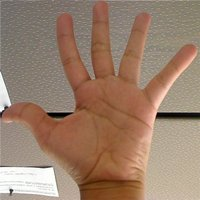
//> input picture CppImageProcessing/images/Back_Projection_Theory0.jpg, 200 x 200 px
$ ./affine ../images/Back_Projection_Theory0.jpg   (built with g++ and OpenCV 4)
//> lines starting //> are read from the running program, lines starting //| are printed output that depends on the picture
/**
 * @brief Goal
 * In this tutorial will learn how to:
 * ---- Use the OpenCV function cv::warpAffine
 *          to implement simple remapping routines.
 *
 * ---- Use the OpenCV function cv::getRotationMatrix2D
 *          to obtain a 2×3 rotation matrix.
 *
 * Affine Transformation to express(2D for Image and 3D for Graph):
 * 1. Rotations (linear transformation)
 * 2. Translations (vector addition)
 * 3. Scale operations (linear transformation)
 *
 * @file affine.cpp
 * @author Wei Li (weili_yzzcq@163.com)
 * @date 2023-05-04
 * @version OpenCV 4.7 examples
 *
 */

#include <iostream>

#include <opencv2/imgproc.hpp>
#include <opencv2/highgui.hpp>
#include <opencv2/core/utils/logger.hpp>

/**
 * @brief main function
 */
int main(int argc, char const **argv)
{
    cv::utils::logging::setLogLevel(
        cv::utils::logging::LogLevel::LOG_LEVEL_ERROR);
    /* ------------------------------------------
        Brief how-to for this program
    ------------------------------------------ */
    cv::CommandLineParser parser(argc, argv,
                                 "{@image | lena.jpg | input image name}");
    std::string filename = parser.get<std::string>(0);
    cv::Mat src = cv::imread(cv::samples::findFile(filename),
                             cv::IMREAD_COLOR);
//> src is the input picture: 200 rows x 200 cols, CV_8UC3; mean B, G, R 107.8, 127.1, 154.3
    if (src.empty())
    {
        std::cout << "Cannot read image: " << filename << std::endl;
        std::cout << "Usage: " << argv[0] << " <Input image>" << std::endl;
        return -1;
    }

    // affine transform matrix
    cv::Point2f srcTri[3];
    srcTri[0] = cv::Point2f(0.0f, 0.0f);
    srcTri[1] = cv::Point2f(src.cols - 1.0f, 0.0f);
    srcTri[2] = cv::Point2f(0.0f, src.rows - 1.0f);

    cv::Point2f dstTri[3];
    dstTri[0] = cv::Point2f(0.0f, src.rows * 0.33f);
//> dstTri = 3 Points (x, y): [0, 66], [0, 0], [0, 0]
    dstTri[1] = cv::Point2f(src.cols * 0.85f, src.rows * 0.25f);
    dstTri[2] = cv::Point2f(src.cols * 0.15f, src.rows * 0.7f);

    cv::Mat warp_mat = cv::getAffineTransform(srcTri, dstTri);

    cv::Mat warp_dst = cv::Mat::zeros(src.rows, src.cols, src.type());

    cv::warpAffine(src, warp_dst, warp_mat, warp_dst.size());
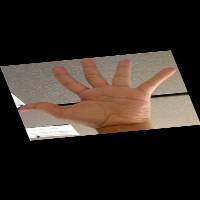
//> warp_dst: 200 rows x 200 cols, CV_8UC3; mean B, G, R 35.5, 41.9, 50.9

    cv::Point center = cv::Point(warp_dst.cols / 2, warp_dst.rows / 2);
//> center = Point(100, 100)
    double angle = -50.0;
    double scale = 0.6;

    cv::Mat rot_mat = cv::getRotationMatrix2D(center, angle, scale);

    cv::Mat warp_rotate_dst;
    cv::warpAffine(warp_dst, warp_rotate_dst, rot_mat, warp_dst.size());
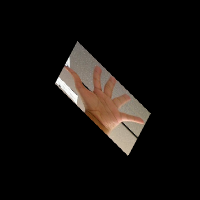
//> warp_rotate_dst: 200 rows x 200 cols, CV_8UC3; mean B, G, R 12.8, 15.1, 18.3

    const int offset = 200;
    cv::imshow("Source image", src);
    cv::moveWindow("Source image", offset, offset);

    cv::imshow("Warp", warp_dst);
    cv::moveWindow("Warp", src.cols + offset, offset);

    cv::imshow("Warp + Rotate", warp_rotate_dst);
    cv::moveWindow("Warp + Rotate", 2 * src.cols + offset, offset);

    cv::waitKey();
    cv::destroyAllWindows();

    return EXIT_SUCCESS;
}

$ run again, on CppImageProcessing/images/Histogram_Comparison_1.jpg
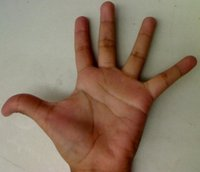
//> input picture CppImageProcessing/images/Histogram_Comparison_1.jpg, 200 x 172 px
//> src is the input picture: 172 rows x 200 cols, CV_8UC3; mean B, G, R 101.1, 120.5, 140.6
//> `cv::warpAffine(src, warp_dst, warp_mat, warp_dst.size());`:
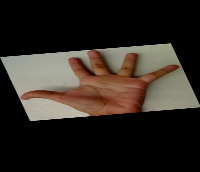
//> warp_dst: 172 rows x 200 cols, CV_8UC3; mean B, G, R 33.4, 39.8, 46.4
//> `cv::warpAffine(warp_dst, warp_rotate_dst, rot_mat, warp_dst.size());`:
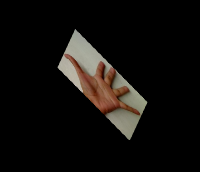
//> warp_rotate_dst: 172 rows x 200 cols, CV_8UC3; mean B, G, R 12, 14.3, 16.7
